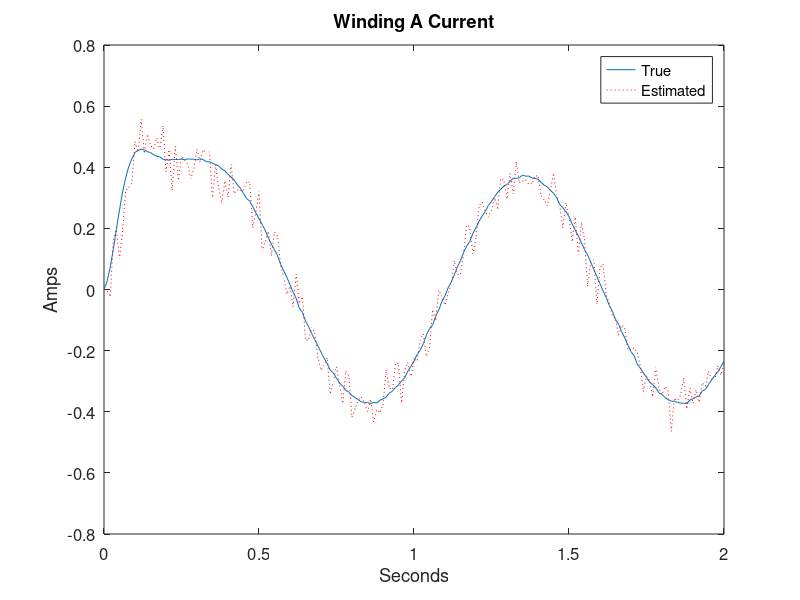
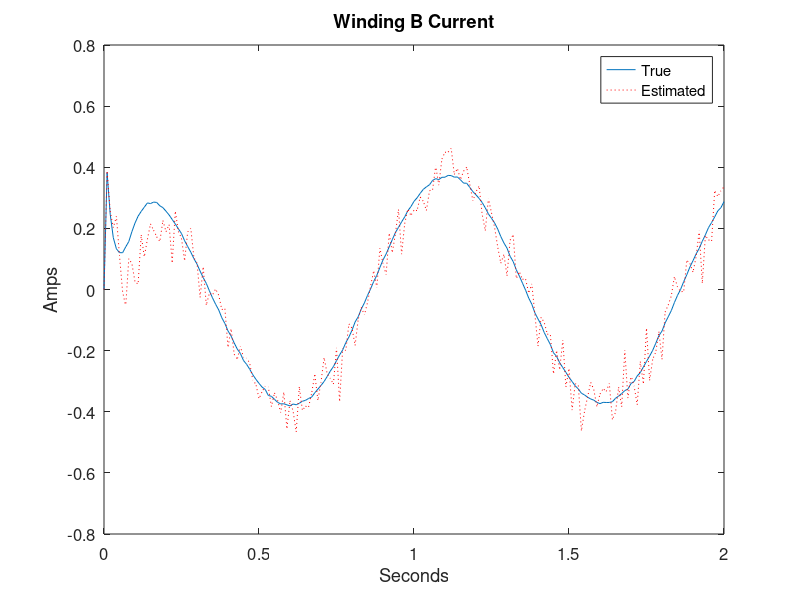
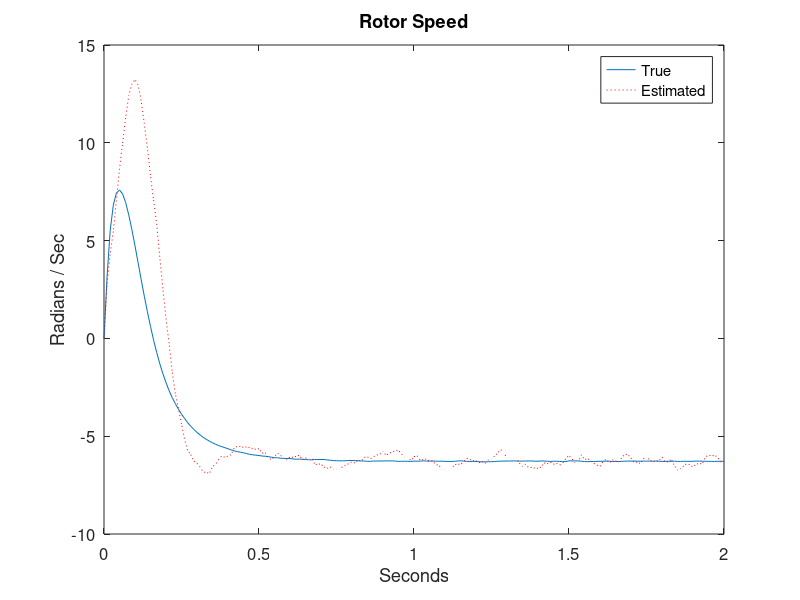
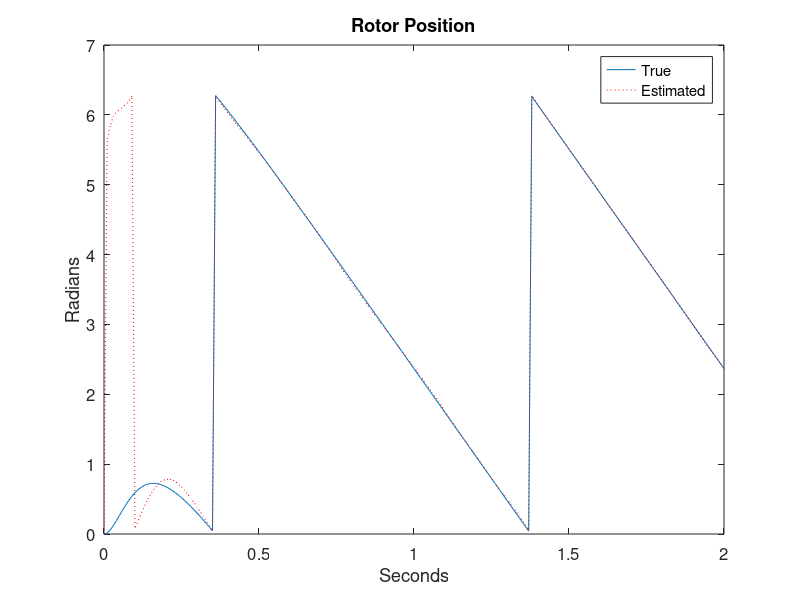

Source code (MATLAB) for these figures, in order:
function MotorKalman

% Kalman filter simulation for two-phase step motor.
% Estimate the stator currents, and the rotor position and velocity, on the
% basis of noisy measurements of the stator currents.

Ra = 1.9; % Winding resistance
L = 0.003; % Winding inductance
lambda = 0.1; % Motor constant
J = 0.00018; % Moment of inertia
B = 0.001; % Coefficient of viscous friction

ControlNoise = 0.01; % std dev of uncertainty in control inputs
AccelNoise = 0.5; % std dev of shaft acceleration noise

MeasNoise = 0.1; % standard deviation of measurement noise
R = [MeasNoise^2 0; 0 MeasNoise^2]; % Measurement noise covariance
xdotNoise = [ControlNoise/L ControlNoise/L 0.5 0];
Q = [xdotNoise(1)^2 0 0 0; 0 xdotNoise(2)^2 0 0; 0 0 xdotNoise(3)^2 0; 0 0 0 xdotNoise(4)^2]; % Process noise covariance
P = 1*eye(4); % Initial state estimation covariance

dt = 0.0005; % Integration step size
tf = 2; % Simulation length

x = [0; 0; 0; 0]; % Initial state
xlin = x; % Linearized approximation of state
xhat = x; % State estimate
w = 2 * pi; % Control input frequency

dtPlot = 0.005; % How often to plot results
tPlot = -inf;

% Initialize arrays for plotting at the end of the program
xArray = [];
xlinArray = [];
xhatArray = [];
trPArray = [];
tArray = [];

dx = x - xlin; % Difference between true state and linearized state

% Begin simulation loop
for t = 0 : dt : tf
    if t >= tPlot + dtPlot
        % Save data for plotting
        tPlot = t + dtPlot - eps;
        xArray = [xArray x];
        xlinArray = [xlinArray xlin];
        xhatArray = [xhatArray xhat];
        trPArray = [trPArray trace(P)];
        tArray = [tArray t];
    end
    % Nonlinear simulation
    ua0 = sin(w*t);
    ub0 = cos(w*t);
    xdot = [-Ra/L*x(1) + x(3)*lambda/L*sin(x(4)) + ua0/L;
        -Ra/L*x(2) - x(3)*lambda/L*cos(x(4)) + ub0/L;
        -3/2*lambda/J*x(1)*sin(x(4)) + 3/2*lambda/J*x(2)*cos(x(4)) - B/J*x(3);
        x(3)];
    xdot = xdot + [xdotNoise(1)*randn; xdotNoise(2)*randn; xdotNoise(3)*randn; xdotNoise(4)*randn];
    x = x + xdot * dt;
    x(4) = mod(x(4), 2*pi);
    % Linear simulation
    w0 = -6.2832; % nominal rotor speed
    theta0 = -6.2835 * t + 2.3679; % nominal rotor position
    ia0 = 0.3708 * cos(2*pi*(t-1.36)); % nominal winding a current
    ib0 = -0.3708 * sin(2*pi*(t-1.36)); % nominal winding b current
    ua = sin(w*t); % winding a control input
    ub = cos(w*t); % winding b control input
    du = [ua - ua0; ub - ub0];
    F = [-Ra/L 0 lambda/L*sin(theta0) w0*lambda/L*cos(theta0);
        0 -Ra/L -lambda/L*cos(theta0) w0*lambda/L*sin(theta0);
        -3/2*lambda/J*sin(theta0) 3/2*lambda/J*cos(theta0) -B/J -3/2*lambda/J*(ia0*cos(theta0)+ib0*sin(theta0));
        0 0 1 0];
    G = [1/L 0; 0 1/L; 0 0; 0 0];
    dxdot = F * dx + G * du;
    dx = dx + dxdot * dt;
    xlin = [ia0; ib0; w0; theta0] + dx;
    xlin(4) = mod(xlin(4), 2*pi);
    % Kalman filter
    H = [1 0 0 0; 0 1 0 0];
    z = H * x + [MeasNoise*randn; MeasNoise*randn];
    xhatdot = [-Ra/L*xhat(1) + xhat(3)*lambda/L*sin(xhat(4)) + ua0/L;
        -Ra/L*xhat(2) - xhat(3)*lambda/L*cos(xhat(4)) + ub0/L;
        -3/2*lambda/J*xhat(1)*sin(xhat(4)) + 3/2*lambda/J*xhat(2)*cos(xhat(4)) - B/J*xhat(3);
        xhat(3)];
    xhat = xhat + xhatdot * dt;
    Pdot = F * P + P * F' + Q - P * H' * inv(R) * H * P;
    P = P + Pdot * dt;
    K = P * H' * inv(H * P * H' + R);
    xhat = xhat + K * (z - H * xhat);
    xhat(4) = mod(xhat(4), 2*pi);
    P = (eye(4) - K * H) * P * (eye(4) - K * H)' + K * R * K';
end

if 1 == 0
% Compare linear and nonlinear simulation.
% This verifies that the linearization is valid.
close all;
figure;
plot(tArray, xArray(1,:), tArray,xlinArray(1,:),'--'); title('ia');
figure;
plot(tArray, xArray(2,:), tArray,xlinArray(2,:),'--'); title('ib');
figure;
plot(tArray, xArray(3,:), tArray,xlinArray(3,:),'--'); title('speed');
figure;
plot(tArray, xArray(4,:), tArray,xlinArray(4,:),'--'); title('position');
return;
end

% Plot data.
close all;
figure;
plot(tArray, xArray(1,:), tArray,xhatArray(1,:),'r:'); title('Winding A Current', 'FontSize', 12);
set(gca,'FontSize',12); set(gcf,'Color','White');
xlabel('Seconds'); ylabel('Amps');
legend('True', 'Estimated');

figure;
plot(tArray, xArray(2,:), tArray,xhatArray(2,:),'r:'); title('Winding B Current', 'FontSize', 12);
set(gca,'FontSize',12); set(gcf,'Color','White');
xlabel('Seconds'); ylabel('Amps');
legend('True', 'Estimated');

figure;
plot(tArray, xArray(3,:), tArray,xhatArray(3,:),'r:'); title('Rotor Speed', 'FontSize', 12);
set(gca,'FontSize',12); set(gcf,'Color','White');
xlabel('Seconds'); ylabel('Radians / Sec');
legend('True', 'Estimated');

figure;
plot(tArray, xArray(4,:), tArray,xhatArray(4,:),'r:'); title('Rotor Position', 'FontSize', 12);
set(gca,'FontSize',12); set(gcf,'Color','White');
xlabel('Seconds'); ylabel('Radians');
legend('True', 'Estimated');

figure;
plot(tArray, trPArray); title('Trace(P)', 'FontSize', 12);
set(gca,'FontSize',12); set(gcf,'Color','White');
xlabel('Seconds');

% Compute the std dev of the estimation errors
N = size(xArray, 2);
N2 = round(N / 2);
xArray = xArray(:,N2:N);
xhatArray = xhatArray(:,N2:N);
iaEstErr = sqrt(norm(xArray(1,:)-xhatArray(1,:))^2 / size(xArray,2));
ibEstErr = sqrt(norm(xArray(2,:)-xhatArray(2,:))^2 / size(xArray,2));
wEstErr = sqrt(norm(xArray(3,:)-xhatArray(3,:))^2 / size(xArray,2));
thetaEstErr = sqrt(norm(xArray(4,:)-xhatArray(4,:))^2 / size(xArray,2));
disp(['Std Dev of Estimation Errors = ',num2str(iaEstErr),', ',num2str(ibEstErr),', ',num2str(wEstErr),', ',num2str(thetaEstErr)]);

% Display the P version of the estimation error standard deviations
disp(['Sqrt(P) = ',num2str(sqrt(P(1,1))),', ',num2str(sqrt(P(2,2))),', ',num2str(sqrt(P(3,3))),', ',num2str(sqrt(P(4,4)))]);

